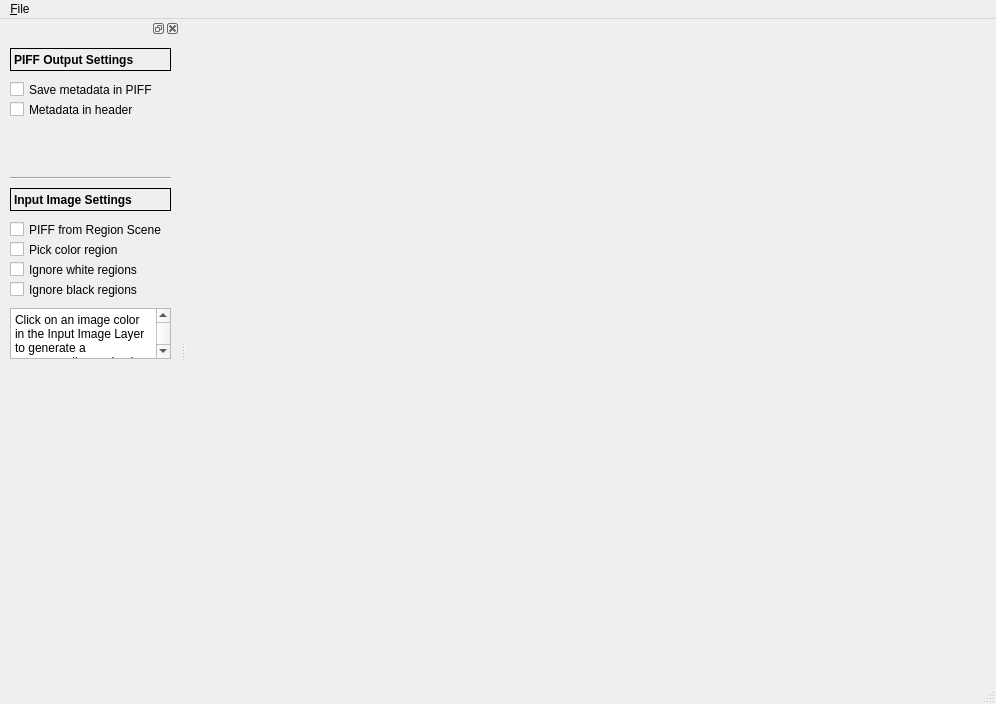
<?xml version="1.0" encoding="UTF-8"?>
<ui version="4.0">
 <class>CellDrawGUI</class>
 <widget class="QMainWindow" name="CellDrawGUI">
  <property name="enabled">
   <bool>true</bool>
  </property>
  <property name="geometry">
   <rect>
    <x>0</x>
    <y>0</y>
    <width>996</width>
    <height>704</height>
   </rect>
  </property>
  <property name="windowTitle">
   <string>CellDraw</string>
  </property>
  <property name="toolButtonStyle">
   <enum>Qt::ToolButtonIconOnly</enum>
  </property>
  <property name="unifiedTitleAndToolBarOnMac">
   <bool>false</bool>
  </property>
  <widget class="QWidget" name="centralwidget"/>
  <widget class="QMenuBar" name="menubar">
   <property name="geometry">
    <rect>
     <x>0</x>
     <y>0</y>
     <width>996</width>
     <height>22</height>
    </rect>
   </property>
   <widget class="QMenu" name="menuFile">
    <property name="title">
     <string>&amp;File</string>
    </property>
    <addaction name="action_New_Scene"/>
    <addaction name="separator"/>
    <addaction name="action_Open_Scene"/>
    <addaction name="action_Open_Image"/>
    <addaction name="action_Open_DICOM"/>
    <addaction name="action_Open_Multi_Page_TIFF"/>
    <addaction name="action_Open_PIFF"/>
    <addaction name="separator"/>
    <addaction name="action_Save_Scene"/>
    <addaction name="action_Export_PIFF"/>
    <addaction name="separator"/>
    <addaction name="action_Preferences"/>
    <addaction name="separator"/>
    <addaction name="action_Exit"/>
   </widget>
   <addaction name="menuFile"/>
  </widget>
  <widget class="QStatusBar" name="statusbar"/>
  <widget class="QDockWidget" name="inputControlsDockWidget">
   <property name="minimumSize">
    <size>
     <width>180</width>
     <height>432</height>
    </size>
   </property>
   <attribute name="dockWidgetArea">
    <number>1</number>
   </attribute>
   <widget class="QWidget" name="inputControlsContentsWidget">
    <property name="minimumSize">
     <size>
      <width>180</width>
      <height>400</height>
     </size>
    </property>
    <widget class="QCheckBox" name="graphicsScenePIFF_checkBox">
     <property name="geometry">
      <rect>
       <x>10</x>
       <y>180</y>
       <width>161</width>
       <height>23</height>
      </rect>
     </property>
     <property name="text">
      <string>PIFF from Region Scene</string>
     </property>
    </widget>
    <widget class="QCheckBox" name="pickColorRegion_checkBox">
     <property name="geometry">
      <rect>
       <x>10</x>
       <y>200</y>
       <width>161</width>
       <height>23</height>
      </rect>
     </property>
     <property name="text">
      <string>Pick color region</string>
     </property>
    </widget>
    <widget class="QCheckBox" name="ignoreWhiteRegions_checkBox">
     <property name="geometry">
      <rect>
       <x>10</x>
       <y>220</y>
       <width>161</width>
       <height>23</height>
      </rect>
     </property>
     <property name="text">
      <string>Ignore white regions</string>
     </property>
    </widget>
    <widget class="QCheckBox" name="ignoreBlackRegions_checkBox">
     <property name="geometry">
      <rect>
       <x>10</x>
       <y>240</y>
       <width>161</width>
       <height>23</height>
      </rect>
     </property>
     <property name="text">
      <string>Ignore black regions</string>
     </property>
    </widget>
    <widget class="QTextBrowser" name="textBrowser">
     <property name="enabled">
      <bool>true</bool>
     </property>
     <property name="geometry">
      <rect>
       <x>10</x>
       <y>270</y>
       <width>161</width>
       <height>51</height>
      </rect>
     </property>
     <property name="acceptDrops">
      <bool>false</bool>
     </property>
     <property name="verticalScrollBarPolicy">
      <enum>Qt::ScrollBarAsNeeded</enum>
     </property>
     <property name="horizontalScrollBarPolicy">
      <enum>Qt::ScrollBarAsNeeded</enum>
     </property>
     <property name="html">
      <string>&lt;!DOCTYPE HTML PUBLIC &quot;-//W3C//DTD HTML 4.0//EN&quot; &quot;http://www.w3.org/TR/REC-html40/strict.dtd&quot;&gt;
&lt;html&gt;&lt;head&gt;&lt;meta name=&quot;qrichtext&quot; content=&quot;1&quot; /&gt;&lt;style type=&quot;text/css&quot;&gt;
p, li { white-space: pre-wrap; }
&lt;/style&gt;&lt;/head&gt;&lt;body style=&quot; font-family:'Lucida Grande'; font-size:13pt; font-weight:400; font-style:normal;&quot;&gt;
&lt;p style=&quot; margin-top:0px; margin-bottom:0px; margin-left:0px; margin-right:0px; -qt-block-indent:0; text-indent:0px;&quot;&gt;&lt;span style=&quot; font-size:9pt;&quot;&gt;Click on an image color in the Input Image Layer to generate a corresponding region in the PIFF Scene.&lt;/span&gt;&lt;/p&gt;&lt;/body&gt;&lt;/html&gt;</string>
     </property>
    </widget>
    <widget class="QLabel" name="label_7">
     <property name="geometry">
      <rect>
       <x>10</x>
       <y>150</y>
       <width>161</width>
       <height>23</height>
      </rect>
     </property>
     <property name="font">
      <font>
       <weight>75</weight>
       <bold>true</bold>
      </font>
     </property>
     <property name="frameShape">
      <enum>QFrame::Panel</enum>
     </property>
     <property name="text">
      <string>Input Image Settings</string>
     </property>
    </widget>
    <widget class="Line" name="line">
     <property name="geometry">
      <rect>
       <x>10</x>
       <y>130</y>
       <width>161</width>
       <height>20</height>
      </rect>
     </property>
     <property name="orientation">
      <enum>Qt::Horizontal</enum>
     </property>
    </widget>
    <widget class="QLabel" name="label_8">
     <property name="geometry">
      <rect>
       <x>10</x>
       <y>10</y>
       <width>161</width>
       <height>23</height>
      </rect>
     </property>
     <property name="font">
      <font>
       <weight>75</weight>
       <bold>true</bold>
      </font>
     </property>
     <property name="frameShape">
      <enum>QFrame::Panel</enum>
     </property>
     <property name="text">
      <string>PIFF Output Settings</string>
     </property>
    </widget>
    <widget class="QCheckBox" name="graphicsScenePIFF_saveMetadataCheckbox">
     <property name="geometry">
      <rect>
       <x>10</x>
       <y>40</y>
       <width>161</width>
       <height>23</height>
      </rect>
     </property>
     <property name="toolTip">
      <string>Selecting the &quot;Save metadata in PIFF&quot; checkbox will cause the saved PIFF files to include XML-formatted information about the dataset dimensions, units, etc.
This information is ignored by CompuCell3D releases 3.5.0 and earlier.</string>
     </property>
     <property name="text">
      <string>Save metadata in PIFF</string>
     </property>
    </widget>
    <widget class="QCheckBox" name="graphicsScenePIFF_saveMetadataCheckbox_2">
     <property name="geometry">
      <rect>
       <x>10</x>
       <y>60</y>
       <width>161</width>
       <height>23</height>
      </rect>
     </property>
     <property name="toolTip">
      <string>Selecting &quot;Metadata in header&quot; will position the XML metadata at the beginning of saved PIFF files.
Note: this will save PIFF files that are not readable by CompuCell3D release 3.5.0 and earlier.
To save PIFF files in a format compatible with older CompuCell3D releases, de-select this checkbox.
</string>
     </property>
     <property name="text">
      <string>Metadata in header</string>
     </property>
    </widget>
   </widget>
  </widget>
  <action name="action_Open_Image">
   <property name="text">
    <string>Import &amp;Image</string>
   </property>
   <property name="shortcut">
    <string>Ctrl+Shift+I</string>
   </property>
  </action>
  <action name="action_Export_PIFF">
   <property name="text">
    <string>Export &amp;PIFF</string>
   </property>
   <property name="shortcut">
    <string>Ctrl+E</string>
   </property>
  </action>
  <action name="action_Exit">
   <property name="text">
    <string>&amp;Exit</string>
   </property>
   <property name="shortcut">
    <string>Ctrl+Q</string>
   </property>
  </action>
  <action name="action_Preferences">
   <property name="text">
    <string>Preferences</string>
   </property>
  </action>
  <action name="action_Open_PIFF">
   <property name="text">
    <string>Import PIFF</string>
   </property>
   <property name="toolTip">
    <string>Open PIFF File</string>
   </property>
   <property name="shortcut">
    <string>Ctrl+Shift+O</string>
   </property>
  </action>
  <action name="action_Open_DICOM">
   <property name="text">
    <string>Import DICOM</string>
   </property>
   <property name="toolTip">
    <string>Open DICOM file</string>
   </property>
   <property name="shortcut">
    <string>Ctrl+Alt+Shift+O</string>
   </property>
  </action>
  <action name="action_Save_Scene">
   <property name="text">
    <string>&amp;Save Scene</string>
   </property>
   <property name="shortcut">
    <string>Ctrl+S</string>
   </property>
  </action>
  <action name="action_Open_Scene">
   <property name="text">
    <string>&amp;Open Scene</string>
   </property>
   <property name="shortcut">
    <string>Ctrl+O</string>
   </property>
  </action>
  <action name="action_New_Scene">
   <property name="text">
    <string>&amp;New Scene</string>
   </property>
   <property name="shortcut">
    <string>Ctrl+N</string>
   </property>
  </action>
  <action name="actionOpen_Multi_Page_TIFF">
   <property name="text">
    <string>Open Multi-Page TIFF</string>
   </property>
  </action>
  <action name="action_Open_Multi_Page_TIFF">
   <property name="text">
    <string>Import Multi-Page TIFF</string>
   </property>
   <property name="shortcut">
    <string>Ctrl+Shift+T</string>
   </property>
  </action>
 </widget>
 <resources/>
 <connections/>
</ui>
